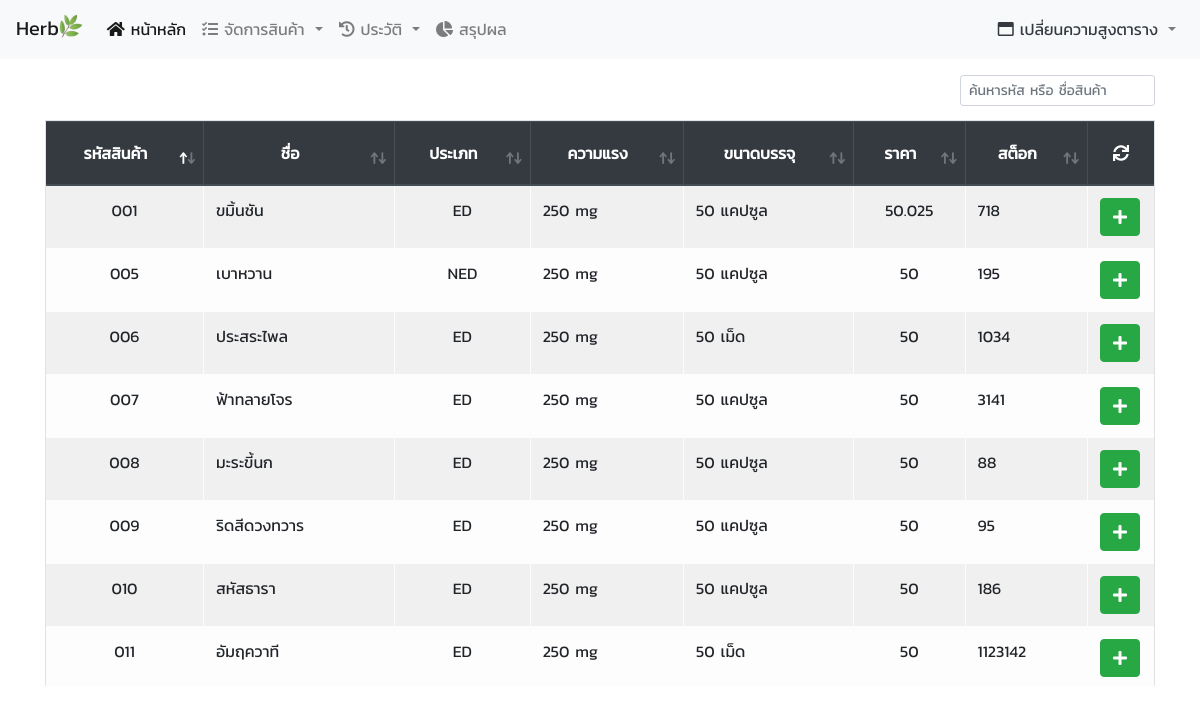
Before: / with the older database file.
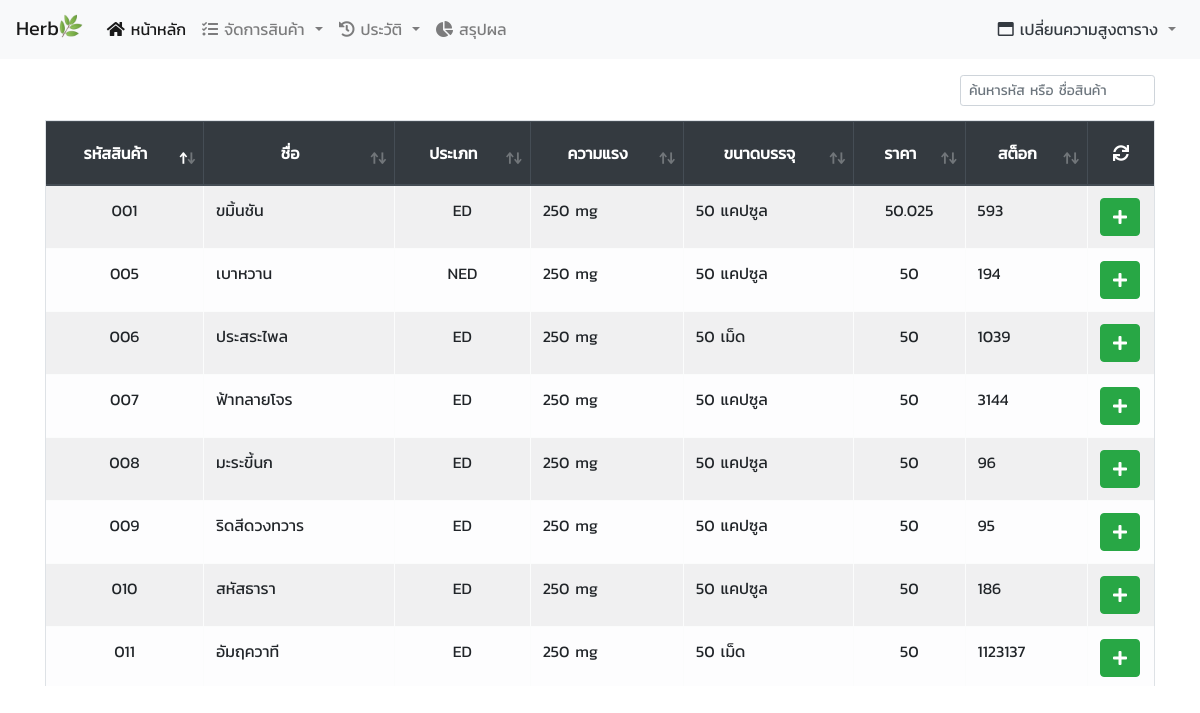
After: the same page with the newer database file.
### tables this page shows
CREATE TABLE `product` (
  `product_id` char(3) NOT NULL,
  `product_name` varchar(255) NOT NULL,
  `product_type` enum('NED','ED') NOT NULL,
  `product_potent` varchar(255) NOT NULL,
  `product_amount` varchar(255) NOT NULL,
  `product_cost` double NOT NULL,
  `product_price` double NOT NULL,
  `product_price_discount` double NOT NULL,
  `product_stock` int(10) NOT NULL,
  `product_status` enum('ขาย','เลิกขาย') NOT NULL
);

### model/model_product.php (called while the page is built, shortened)
<?php
function getListProduct($pdo, $page)
{
    if ($page == 'product_add_stock') {
        $listProduct = $pdo->prepare("SELECT * FROM product WHERE product_status = 'ขาย'");
        $listProduct->execute();
    } else if ($page == 'index') {
        $listProduct = $pdo->prepare("SELECT * FROM product WHERE product_status = 'ขาย'");
        $listProduct->execute();
    } else if ($page == 'product_edit') {
        $listProduct = $pdo->prepare("SELECT * FROM product ORDER BY product_status");
        $listProduct->execute();
    }
    return $listProduct;
}

### index.php (the view, shortened to what this page needs)
<?php
$path = $_SERVER['DOCUMENT_ROOT'];
$path .= "/herb_internship/head.php";
include_once($path);
?>
<head>
</head>
<body>
    <div class="container">
        <?php
        include($_SERVER['DOCUMENT_ROOT'] . "/herb_internship/model/model_product.php");
        $listProduct = getListProduct($pdo, "index");
        ?>
        <div class="my-3">
            <table class="table table-light table-striped table-responsive table-bordered table-hover" id="product">
                <thead class="thead-dark">
                    <tr>
                        <th class="align-middle text-center">รหัสสินค้า</th>
                        <th class="align-middle text-center">ชื่อ</th>
                        <th class="align-middle text-center">ประเภท</th>
                        <th class="align-middle text-center">ความแรง</th>
                        <th class="align-middle text-center">ขนาดบรรจุ</th>
                        <th class="align-middle text-center">ราคา<br>
                        </th>
                        <th class="align-middle text-center">สต็อก</th>
                        <th class="align-middle text-center no-sort"><a class="btn refresh-table text-white" href="#"><i class="fas fa-sync" id="refresh-a"></i></a></th>
                    </tr>
                </thead>
                <tbody id="tbodyData">
                    <?php
                    while ($rowListProduct = $listProduct->fetch()) {
                        echo '<tr>
                    <td class="text-center">' . $rowListProduct['product_id'] . '</td>
                    <td>' . $rowListProduct['product_name'] . '</td>
                    <td class="text-center">' . $rowListProduct['product_type'] . '</td>
                    <td>' . $rowListProduct['product_potent'] . '</td>
                    <td>' . $rowListProduct['product_amount'] . '</td>
                    <td class="text-center">' . $rowListProduct['product_price'] . '</td>
                    <td>' . $rowListProduct['product_stock'] . '</td>
                    <th data-product_id="' . $rowListProduct['product_id'] . '"
                    data-product_name="' . $rowListProduct['product_name'] . '"
                    data-product_type="' . $rowListProduct['product_type'] . '"
                    data-product_potent="' . $rowListProduct['product_potent'] . '"
                    data-product_amount="' . $rowListProduct['product_amount'] . '"
                    data-product_cost="' . $rowListProduct['product_cost'] . '"
                    data-product_price="' . $rowListProduct['product_price'] . '"
                    data-product_price_discount="' . $rowListProduct['product_price_discount'] . '"
                    data-product_stock="' . $rowListProduct['product_stock'] . '">
                        <a href="#" class="add-to-cart btn btn-success text-white" title="เพิ่มลงตะกร้า">
                        <i class="fas fa-plus"></i></a></th>
                    </tr>';
                    }
                    ?>
                </tbody>
            </table>
        </div>
    </div>
    <?php
    include($_SERVER['DOCUMENT_ROOT'] . "/herb_internship/modalbox/cart_modal.php"); ?>
</body>

### head.php (shortened to what this page needs)
<!DOCTYPE html>
<html>
<head>
    <link rel="stylesheet" type="text/css" media="screen" href="./css/bootstrap.min.css">
    <link rel="stylesheet" href="./css/all.css">
    <link rel="stylesheet" type="text/css" href="./css/dataTables.bootstrap4.min.css">
</head>
<body>
    <?php include('header.php'); ?>

### header.php (shortened to what this page needs)
<nav class="navbar navbar-expand-lg navbar-light bg-light">
    <a class="navbar-brand" href="#">Herb<img src="_etc/herb.ico" style="max-width:1.5rem" class="pb-2"></a>
    <div class="collapse navbar-collapse" id="navbarSupportedContent">
        <ul class="navbar-nav mr-auto">
            <li class="nav-item">
                <a class="nav-link
                <?php if (basename($_SERVER['PHP_SELF']) == 'index.php') {
                    echo "active";
                } ?>" href="index.php"><i class="fas fa-home"></i> หน้าหลัก <span class="sr-only">(current)</span></a>
            </li>
            <li class="nav-item dropdown">
                <a class="nav-link dropdown-toggle" href="#" id="navbarDropdownMenuLink" data-toggle="dropdown" aria-haspopup="true" aria-expanded="false">
                    <span class="<?php if (basename($_SERVER['PHP_SELF']) == 'product_add.php' || basename($_SERVER['PHP_SELF']) == 'product_add_stock.php' || basename($_SERVER['PHP_SELF']) == 'product_edit.php') {
                                        echo "text-dark";
                                    } ?>"><i class="fas fa-tasks"></i> จัดการสินค้า</span>
                </a>
            </li>
            <li class="nav-item dropdown">
                <a class="nav-link dropdown-toggle" href="#" id="navbarDropdownMenuLink" data-toggle="dropdown" aria-haspopup="true" aria-expanded="false">
                    <span class="<?php if (basename($_SERVER['PHP_SELF']) == 'history_order.php' || basename($_SERVER['PHP_SELF']) == 'history_product_add_stock.php') {
                                        echo "text-dark";
                                    } ?>"><i class="fas fa-history"></i> ประวัติ</span>
                </a>
            </li>
            <li class="nav-item">
                <a class="nav-link
                <?php if (basename($_SERVER['PHP_SELF']) == 'summary.php') {
                    echo "active";
                } ?>" href="summary.php"><i class="fas fa-chart-pie"></i> สรุปผล <span class="sr-only">(current)</span></a>
            </li>
        </ul>
        <?php if (basename($_SERVER['PHP_SELF']) == 'index.php' || basename($_SERVER['PHP_SELF']) == 'product_add_stock.php' || basename($_SERVER['PHP_SELF']) == 'product_edit.php') { ?>
            <ul class="navbar-nav">
                <li class="nav-item dropdown">
                    <a class="nav-link dropdown-toggle" href="#" id="navbarDropdownMenuLink" data-toggle="dropdown" aria-haspopup="true" aria-expanded="false">
                        <span class="<?php if (basename($_SERVER['PHP_SELF']) == 'index.php' || basename($_SERVER['PHP_SELF']) == 'product_add_stock.php' || basename($_SERVER['PHP_SELF']) == 'product_edit.php') {
                                            echo "text-dark";
                                        } ?>"><i class="far fa-window-maximize"></i> เปลี่ยนความสูงตาราง</span>
                    </a>
                </li>
            </ul>
        <?php } ?>
    </div>
</nav>

### modalbox/cart_modal.php (shortened to what this page needs)
<head>
</head>

### css/all.css (style rules this page uses)
.fa, .fas, .far, .fal, .fab { -moz-osx-font-smoothing: grayscale; -webkit-font-smoothing: antialiased; display: inline-block; font-style: normal; font-variant: normal; text-rendering: auto; line-height: 1; }
.fa-chart-pie:before { content: "\f200"; }
.fa-history:before { content: "\f1da"; }
.fa-home:before { content: "\f015"; }
.fa-plus:before { content: "\f067"; }
.fa-sync:before { content: "\f021"; }
.fa-tasks:before { content: "\f0ae"; }
.fa-window-maximize:before { content: "\f2d0"; }
.far { font-family: 'Font Awesome 5 Free'; font-weight: 400; }
.fa, .fas { font-family: 'Font Awesome 5 Free'; font-weight: 900; }

### head.php (style rules this page uses)
body { font-family: 'Kanit', sans-serif; }
body { background-image: url("./_etc/background.jpg"); }

### index.php (style rules this page uses)
table tbody tr th { width: 1%; white-space: nowrap; }
table td { white-space: nowrap; }

Changed rows visible on the page:
changed product "ขมิ้นชัน": product_stock "718" → "593"
changed product "เบาหวาน": product_stock "195" → "194"
changed product "ประสระไพล": product_stock "1034" → "1039"
changed product "ฟ้าทลายโจร": product_stock "3141" → "3144"
changed product "มะระขี้นก": product_stock "88" → "96"
changed product "อัมฤควาที": product_stock "1123142" → "1123137"
